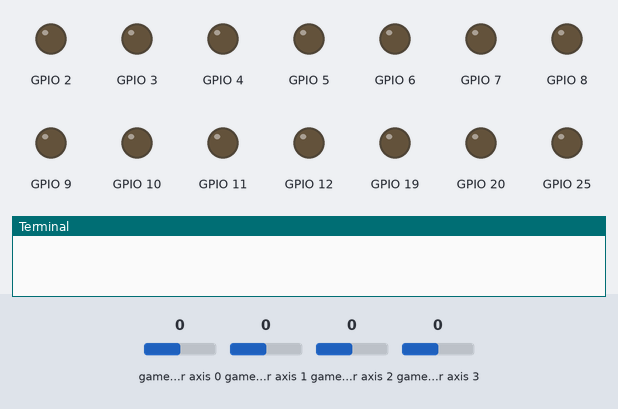
Recording of a program running on a simulated Raspberry Pi (BCM pin numbers). Parts: output pins drawn as LEDs (lit = HIGH), the last lines printed to the terminal. Dashed ring = blinking. Inputs (shaded band) come from the test bench; at power-on: game-controller axis 0 0, game-controller axis 1 0, game-controller axis 2 0, game-controller axis 3 0. The pygame window is not drawn.

Above: at 1.2 s.
1.3 s: game-controller axis 0 set to -1
At 1.9 s:
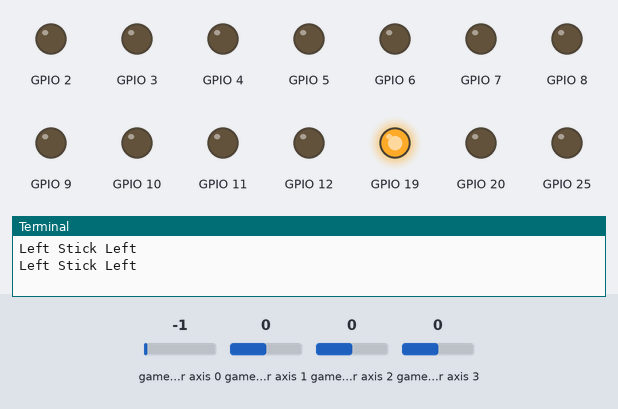
2.8 s: game-controller axis 1 set to -1
At 2.95 s:
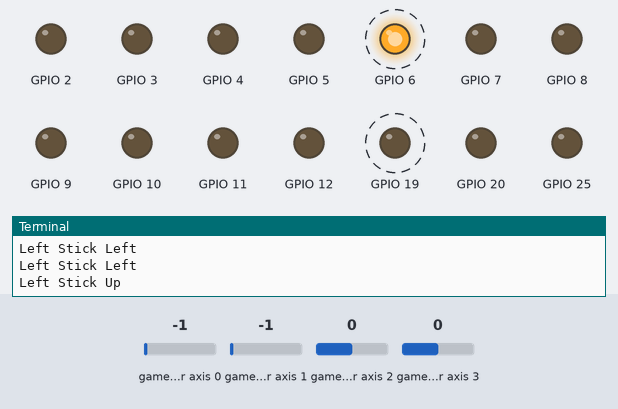
5.8 s: game-controller axis 2 set to -1
At 5.95 s:
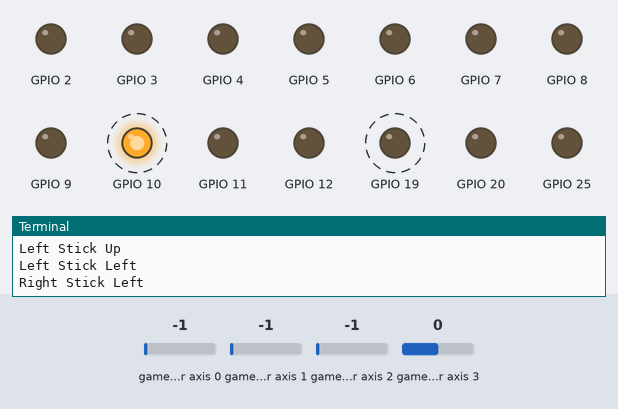
8.8 s: game-controller axis 3 set to -1
At 9.56 s:
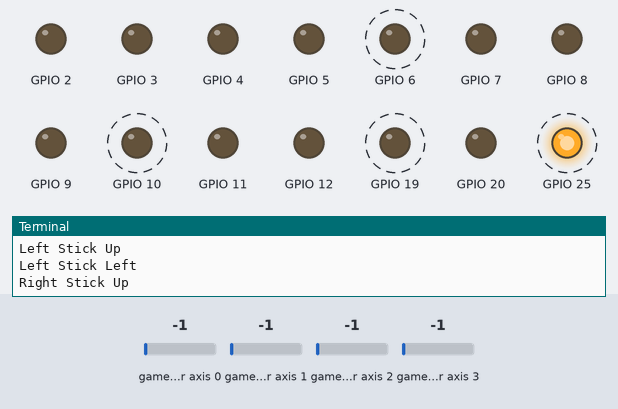
11.8 s: game-controller axis 0 set to 0.5
At 11.96 s:
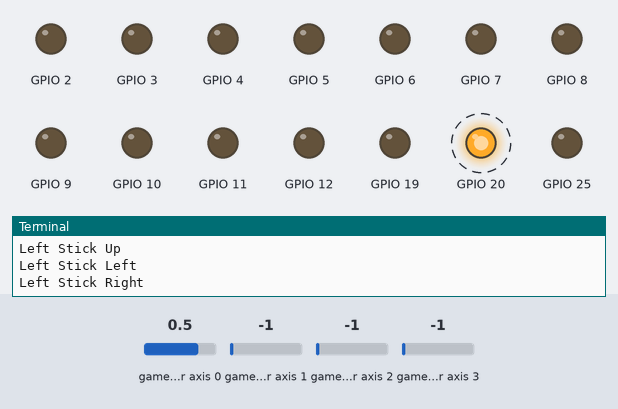
14.8 s: game-controller axis 1 set to 0.5
At 15.26 s:
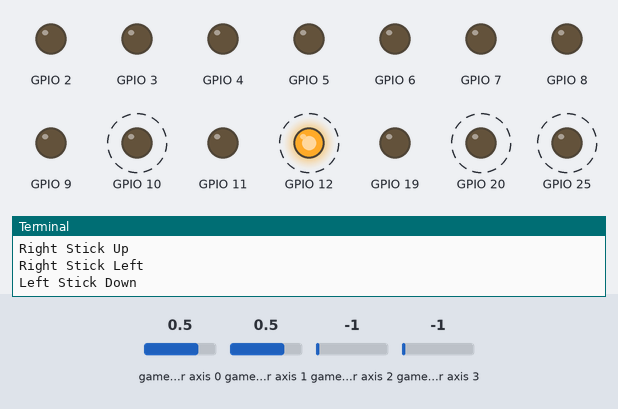
Timing chart, 0 to 18.8 s (numbered marks = the images above; inputs shaded):
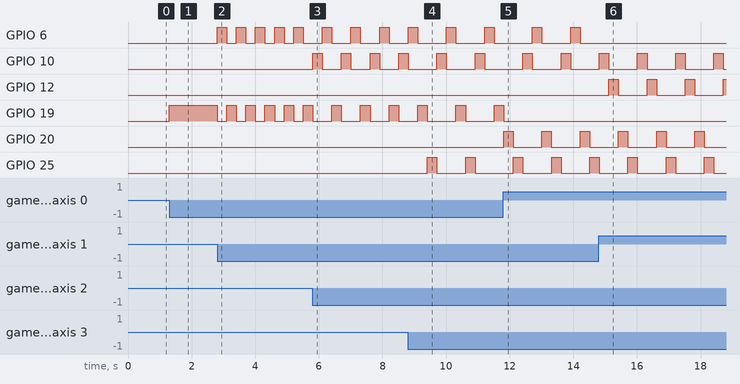

The program:

joystick_LR.py
```python
import RPi.GPIO as GPIO
from time import sleep

GPIO.setwarnings(False)
GPIO.setmode(GPIO.BCM)
GPIO.setup(2, GPIO.OUT, initial=GPIO.LOW)

GPIO.setwarnings(False)
GPIO.setmode(GPIO.BCM)
GPIO.setup(3, GPIO.OUT, initial=GPIO.LOW)

GPIO.setwarnings(False)
GPIO.setmode(GPIO.BCM)
GPIO.setup(4, GPIO.OUT, initial=GPIO.LOW)

GPIO.setwarnings(False)
GPIO.setmode(GPIO.BCM)
GPIO.setup(5, GPIO.OUT, initial=GPIO.LOW)

GPIO.setwarnings(False)
GPIO.setmode(GPIO.BCM)
GPIO.setup(6, GPIO.OUT, initial=GPIO.LOW)

GPIO.setwarnings(False)
GPIO.setmode(GPIO.BCM)
GPIO.setup(7, GPIO.OUT, initial=GPIO.LOW)

GPIO.setwarnings(False)
GPIO.setmode(GPIO.BCM)
GPIO.setup(8, GPIO.OUT, initial=GPIO.LOW)

GPIO.setwarnings(False)
GPIO.setmode(GPIO.BCM)
GPIO.setup(9, GPIO.OUT, initial=GPIO.LOW)

GPIO.setwarnings(False)
GPIO.setmode(GPIO.BCM)
GPIO.setup(10, GPIO.OUT, initial=GPIO.LOW)

GPIO.setwarnings(False)
GPIO.setmode(GPIO.BCM)
GPIO.setup(11, GPIO.OUT, initial=GPIO.LOW)

GPIO.setwarnings(False)
GPIO.setmode(GPIO.BCM)
GPIO.setup(12, GPIO.OUT, initial=GPIO.LOW)

GPIO.setwarnings(False)
GPIO.setmode(GPIO.BCM)
GPIO.setup(13, GPIO.OUT, initial=GPIO.LOW)

GPIO.setwarnings(False)
GPIO.setmode(GPIO.BCM)
GPIO.setup(14, GPIO.OUT, initial=GPIO.LOW)

GPIO.setwarnings(False)
GPIO.setmode(GPIO.BCM)
GPIO.setup(15, GPIO.OUT, initial=GPIO.LOW)

GPIO.setwarnings(False)
GPIO.setmode(GPIO.BCM)
GPIO.setup(16, GPIO.OUT, initial=GPIO.LOW)

GPIO.setwarnings(False)
GPIO.setmode(GPIO.BCM)
GPIO.setup(17, GPIO.OUT, initial=GPIO.LOW)

GPIO.setwarnings(False)
GPIO.setmode(GPIO.BCM)
GPIO.setup(18, GPIO.OUT, initial=GPIO.LOW)

GPIO.setwarnings(False)
GPIO.setmode(GPIO.BCM)
GPIO.setup(19, GPIO.OUT, initial=GPIO.LOW)

GPIO.setwarnings(False)
GPIO.setmode(GPIO.BCM)
GPIO.setup(20, GPIO.OUT, initial=GPIO.LOW)

GPIO.setwarnings(False)
GPIO.setmode(GPIO.BCM)
GPIO.setup(21, GPIO.OUT, initial=GPIO.LOW)

GPIO.setwarnings(False)
GPIO.setmode(GPIO.BCM)
GPIO.setup(22, GPIO.OUT, initial=GPIO.LOW)

GPIO.setwarnings(False)
GPIO.setmode(GPIO.BCM)
GPIO.setup(23, GPIO.OUT, initial=GPIO.LOW)

GPIO.setwarnings(False)
GPIO.setmode(GPIO.BCM)
GPIO.setup(24, GPIO.OUT, initial=GPIO.LOW)

GPIO.setwarnings(False)
GPIO.setmode(GPIO.BCM)
GPIO.setup(25, GPIO.OUT, initial=GPIO.LOW)

GPIO.setwarnings(False)
GPIO.setmode(GPIO.BCM)
GPIO.setup(26, GPIO.OUT, initial=GPIO.LOW)

GPIO.setwarnings(False)
GPIO.setmode(GPIO.BCM)
GPIO.setup(27, GPIO.OUT, initial=GPIO.LOW)


import pygame


pygame.init()

clock = pygame.time.Clock()

FPS = 30

running = True


#basic do joystick

pygame.joystick.init()

joystick = pygame.joystick.Joystick(0)

joystick.init()

screen = pygame.display.set_mode((400,300))

pygame.display.set_caption('Control')


while running:


    for event in pygame.event.get():

        if event.type == pygame.QUIT:

            running = False

        elif event.type == pygame.KEYDOWN:

            if event.key == pygame.K_ESCAPE:

                running = False

    clock.tick(FPS)

    pygame.display.update()

#Left Joystick

    L_verticalaxis = joystick.get_axis(1)

    if L_verticalaxis < -0.1:
        print('Left Stick Up')
        GPIO.output(6, GPIO.HIGH)
        sleep(0.3)
        GPIO.output(6, GPIO.LOW)

    L_verticalaxis = joystick.get_axis(1)

    if L_verticalaxis > 0.1:
        print('Left Stick Down')
        GPIO.output(12, GPIO.HIGH)
        sleep(0.3)
        GPIO.output(12, GPIO.LOW)


    L_horizontalaxis = joystick.get_axis(0)

    if L_horizontalaxis < -0.1:

        print('Left Stick Left')
        GPIO.output(19, GPIO.HIGH)
        sleep(0.3)
        GPIO.output(19, GPIO.LOW)

    L_horizontalaxis = joystick.get_axis(0)

    if L_horizontalaxis > 0.1:

        print('Left Stick Right')
        GPIO.output(20, GPIO.HIGH)
        sleep(0.3)
        GPIO.output(20, GPIO.LOW)


#Right Joystick

    R_verticalaxis = joystick.get_axis(3)

    if R_verticalaxis < -0.1:

        print('Right Stick Up')
        GPIO.output(25, GPIO.HIGH)
        sleep(0.3)
        GPIO.output(25, GPIO.LOW)

    R_verticalaxis = joystick.get_axis(3)

    if R_verticalaxis > 0.1:
        print('Right Stick Down')
        GPIO.output(24, GPIO.HIGH)
        sleep(0.3)
        GPIO.output(24, GPIO.LOW)


    R_horizontalaxis = joystick.get_axis(2)

    if R_horizontalaxis < -0.1:

        print('Right Stick Left')
        GPIO.output(10, GPIO.HIGH)
        sleep(0.3)
        GPIO.output(10, GPIO.LOW)

    R_horizontalaxis = joystick.get_axis(2)

    if R_horizontalaxis > 0.1:

        print('Right Stick Right')
        GPIO.output(9, GPIO.HIGH)
        sleep(0.3)
        GPIO.output(9, GPIO.LOW)

pygame.quit()
```

Measured:
- after the input at 1.3 s, GPIO 19: LOW → HIGH at once
- after the input at 2.8 s, GPIO 6, GPIO 19: alternates HIGH for 0.30 s and LOW for 0.30 s, starting at once
- after the input at 5.8 s, GPIO 6: alternates HIGH for 0.30 s and LOW for 0.60 s, starting after 0.31 s; GPIO 10: alternates HIGH for 0.30 s and LOW for 0.60 s, starting at once; GPIO 19: alternates HIGH for 0.30 s and LOW for 0.60 s, starting after 0.61 s
- after the input at 8.8 s, GPIO 6: alternates HIGH for 0.30 s and LOW for 0.90 s, starting after 1.2 s; GPIO 10: alternates HIGH for 0.30 s and LOW for 0.90 s, starting after 0.91 s; GPIO 19: LOW → HIGH after 1.5 s, → LOW 0.30 s later, → HIGH 0.90 s later; GPIO 25: alternates HIGH for 0.30 s and LOW for 0.90 s, starting after 0.61 s
- after the input at 11.8 s, GPIO 19: goes on until 11.8 s, then stays LOW; GPIO 20: alternates HIGH for 0.30 s and LOW for 0.90 s, starting at once
- after the input at 14.8 s, GPIO 6: stops changing and stays LOW; GPIO 12: alternates HIGH for 0.30 s and LOW for 0.90 s, starting after 0.32 s
